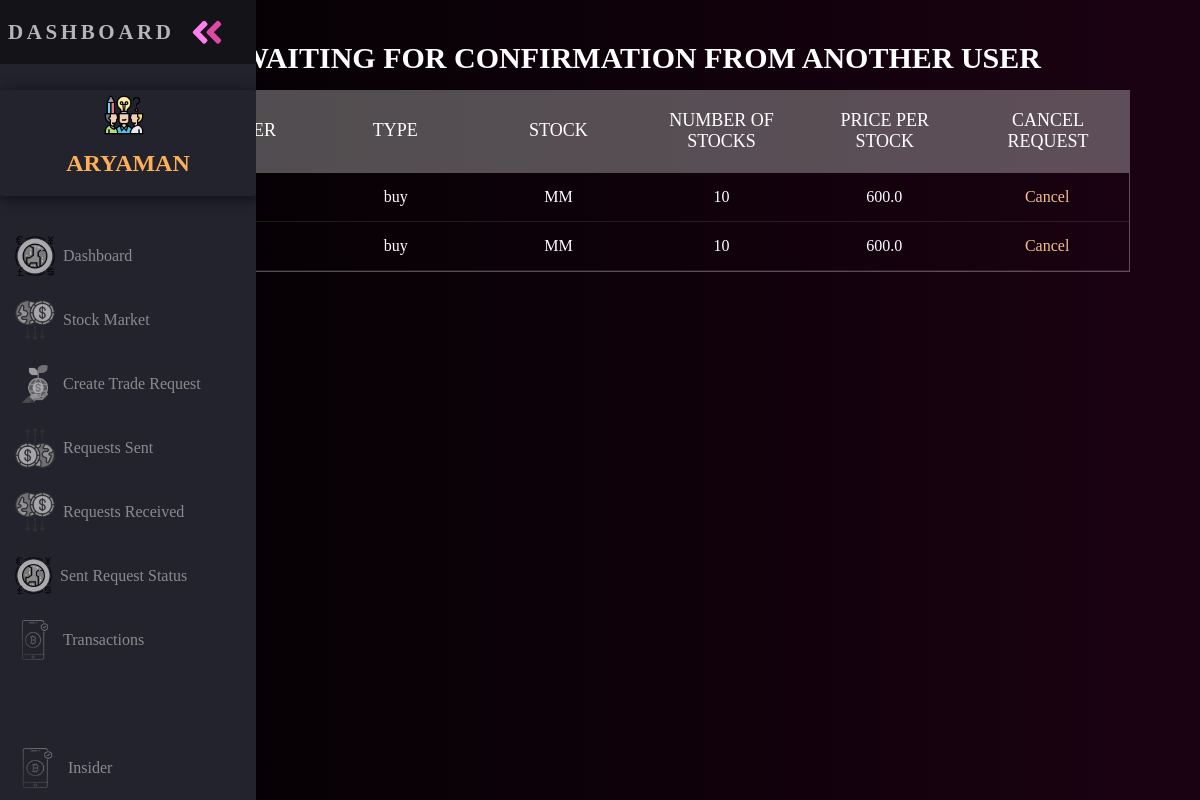
The page /sentreq/ (signed in) on the database its author committed.
### core/models.py (models this page shows, shortened)
class tradereq(models.Model):
    sender = models.ForeignKey(
        settings.AUTH_USER_MODEL, on_delete=models.CASCADE, related_name="sender_trade")
    receiver = models.ForeignKey(
        settings.AUTH_USER_MODEL, on_delete=models.CASCADE, related_name="receiver_trade")
    action = models.CharField(
        choices=action_list, max_length=10, default='buy')
    status = models.CharField(
        choices=status_list, max_length=50, default='pending')
    stock = models.CharField(choices=stock_list, max_length=100)
    numberofstocks = models.IntegerField(default=0)
    priceperstock = models.FloatField(null=True, blank=False, default=0)
    is_active = models.BooleanField(blank=False, null=False, default=True)

### core/views.py (the view)
# urls.py: path('sentreq/',sent_request,name='sentreq'),
@login_required
def sent_request(request):
    user = request.user
    sent_pending = tradereq.objects.order_by(
        '-id').filter(sender=user, is_active=True)
    return render(request, 'sent_requests.html', {'requests': sent_pending})

### templates/sent_requests.html (shortened to what this page needs)
<head>
</head>
<body>
  {% include 'dashnav.html' %}
  <main>
    <section style="padding-left: 5%; padding-right: 5%; width: 90%;">
      <h1>Waiting for Confirmation from Another User</h1>
      <div class="tbl-header" >
        <table cellpadding="0" cellspacing="0" border="0">
          <thead >
            <th><p> Receiver</p></th>
            <th><p>Type</p></th>
            <th><p>Stock</p></th>
            <th><p>Number of Stocks</p></th>
            <th><p>Price per Stock</p></th>
            <th><p>Cancel Request</p></th>
          </thead>
        </table>
      </div>
      <div class="tbl-content">
        <table cellpadding="0" cellspacing="0" border="0">
          <tbody>
            {% for req in requests %}
            <tr>
              <td>{{ req.receiver }}</td>
              <td>{{ req.action }} </td>
              <td>{{ req.stock }} </td>
              <td>{{ req.numberofstocks }}</td>
              <td>{{ req.priceperstock }}</td>
              <td class="cancel-button"> <a href="{% url 'core:cancel-request' req.id %}">Cancel</a></td>
          </tr>
                {% endfor %}
            </tbody>
        </table>
      </div>
    </section>
  </main>
</body>

### templates/sent_requests.html (style rules this page uses)
body { color: black; background: linear-gradient(to right,black , rgb(27, 2, 18)); margin: 0; padding: 0; }
main { margin-left: 5rem; padding: 1rem; }
h1 { font-size: 30px; color: #fff; text-transform: uppercase; font-weight: 300; text-align: center; margin-bottom: 15px; font-weight: 800; }
table { width:100%; table-layout: fixed; }
.tbl-header { background-color: rgba(255,255,255,0.3); }
.tbl-content { margin-top: 0px; border: 1px solid rgba(255,255,255,0.3); }
th { padding: 20px 15px; text-align: center; font-weight: 500; font-size: 18px; color: #fff; text-transform: uppercase; }
td { padding: 15px; text-align: center; vertical-align:middle; font-weight: 300; font-size: 16px; color: white; border-bottom: solid 1px rgba(255,255,255,0.1); }
.cancel-button a { color: #f8bd95; text-decoration: none; }

### templates/dashnav.html (style rules this page uses)
body { color: black; background: linear-gradient(to right,black , rgb(27, 2, 18)); margin: 0; padding: 0; }
main { margin-left: 5rem; padding: 1rem; }
h1 { font-size: 30px; color: #fff; text-transform: uppercase; font-weight: 300; text-align: center; margin-bottom: 15px; font-weight: 800; }
table { width:100%; table-layout: fixed; }
.tbl-header { background-color: rgba(255,255,255,0.3); }
.tbl-content { margin-top: 0px; border: 1px solid rgba(255,255,255,0.3); }
th { padding: 20px 15px; text-align: center; font-weight: 500; font-size: 18px; color: #fff; text-transform: uppercase; }
td { padding: 15px; text-align: center; vertical-align:middle; font-weight: 300; font-size: 16px; color: white; border-bottom: solid 1px rgba(255,255,255,0.1); }

### rows shown on the page
tradereq: action "buy", stock "MM", numberofstocks "10", priceperstock "600.0"
tradereq: action "buy", stock "MM", numberofstocks "10", priceperstock "600.0"
